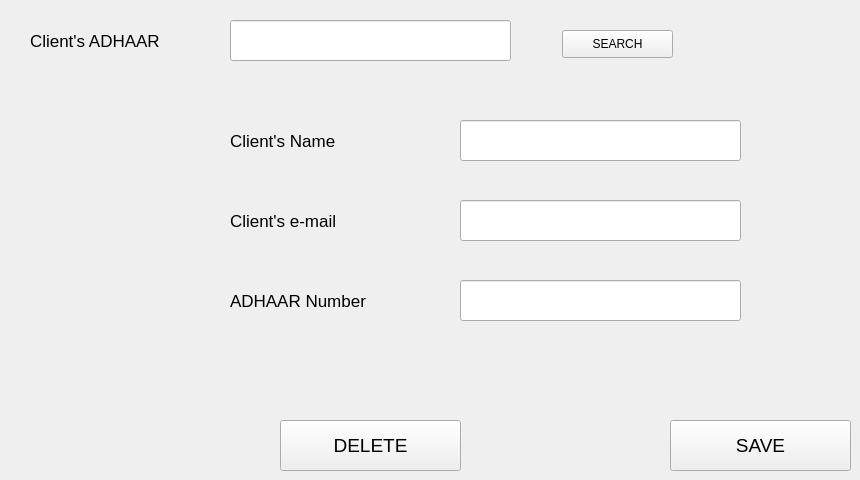
      <widget class="QWidget" name="tab_12">
       <attribute name="title">
        <string>Edit Client</string>
       </attribute>
       <widget class="QLabel" name="label_37">
        <property name="geometry">
         <rect>
          <x>30</x>
          <y>30</y>
          <width>171</width>
          <height>21</height>
         </rect>
        </property>
        <property name="font">
         <font>
          <pointsize>13</pointsize>
         </font>
        </property>
        <property name="text">
         <string>Client's ADHAAR</string>
        </property>
       </widget>
       <widget class="QLineEdit" name="lineEdit_24">
        <property name="geometry">
         <rect>
          <x>230</x>
          <y>20</y>
          <width>281</width>
          <height>41</height>
         </rect>
        </property>
        <property name="echoMode">
         <enum>QLineEdit::Password</enum>
        </property>
       </widget>
       <widget class="QPushButton" name="pushButton_23">
        <property name="geometry">
         <rect>
          <x>670</x>
          <y>420</y>
          <width>181</width>
          <height>51</height>
         </rect>
        </property>
        <property name="font">
         <font>
          <pointsize>14</pointsize>
         </font>
        </property>
        <property name="text">
         <string>SAVE</string>
        </property>
       </widget>
       <widget class="QPushButton" name="pushButton_25">
        <property name="geometry">
         <rect>
          <x>562</x>
          <y>30</y>
          <width>111</width>
          <height>28</height>
         </rect>
        </property>
        <property name="font">
         <font>
          <weight>50</weight>
          <bold>false</bold>
         </font>
        </property>
        <property name="text">
         <string>SEARCH</string>
        </property>
       </widget>
       <widget class="QPushButton" name="pushButton_26">
        <property name="geometry">
         <rect>
          <x>280</x>
          <y>420</y>
          <width>181</width>
          <height>51</height>
         </rect>
        </property>
        <property name="font">
         <font>
          <pointsize>14</pointsize>
         </font>
        </property>
        <property name="text">
         <string>DELETE</string>
        </property>
       </widget>
       <widget class="QLabel" name="label_34">
        <property name="geometry">
         <rect>
          <x>230</x>
          <y>130</y>
          <width>141</width>
          <height>21</height>
         </rect>
        </property>
        <property name="font">
         <font>
          <pointsize>13</pointsize>
         </font>
        </property>
        <property name="text">
         <string>Client's Name</string>
        </property>
       </widget>
       <widget class="QLineEdit" name="lineEdit_23">
        <property name="enabled">
         <bool>true</bool>
        </property>
        <property name="geometry">
         <rect>
          <x>460</x>
          <y>280</y>
          <width>281</width>
          <height>41</height>
         </rect>
        </property>
        <property name="echoMode">
         <enum>QLineEdit::Password</enum>
        </property>
       </widget>
       <widget class="QLabel" name="label_35">
        <property name="geometry">
         <rect>
          <x>230</x>
          <y>290</y>
          <width>181</width>
          <height>21</height>
         </rect>
        </property>
        <property name="font">
         <font>
          <pointsize>13</pointsize>
         </font>
        </property>
        <property name="text">
         <string>ADHAAR Number</string>
        </property>
       </widget>
       <widget class="QLabel" name="label_36">
        <property name="geometry">
         <rect>
          <x>230</x>
          <y>210</y>
          <width>151</width>
          <height>21</height>
         </rect>
        </property>
        <property name="font">
         <font>
          <pointsize>13</pointsize>
         </font>
        </property>
        <property name="text">
         <string>Client's e-mail</string>
        </property>
       </widget>
       <widget class="QLineEdit" name="lineEdit_25">
        <property name="geometry">
         <rect>
          <x>460</x>
          <y>200</y>
          <width>281</width>
          <height>41</height>
         </rect>
        </property>
       </widget>
       <widget class="QLineEdit" name="lineEdit_26">
        <property name="geometry">
         <rect>
          <x>460</x>
          <y>120</y>
          <width>281</width>
          <height>41</height>
         </rect>
        </property>
       </widget>
      </widget>
